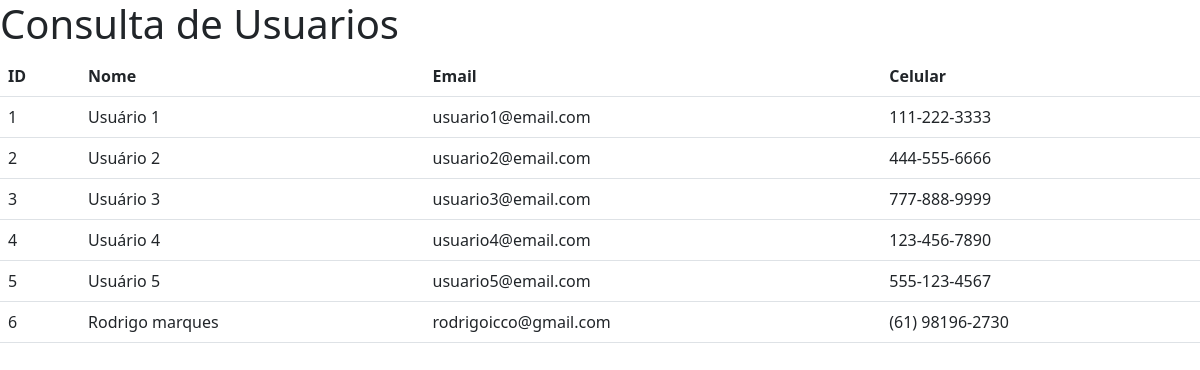
Page /consulta_motoristas.php on the committed database.
### tables this page shows
CREATE TABLE `usuarios` (
  `usuario_id` int(11) NOT NULL,
  `nome` varchar(255) NOT NULL,
  `email` varchar(255) NOT NULL,
  `celular` varchar(20) NOT NULL
);

### backend/DatabaseManager.php (called while the page is built, shortened)
<?php
class DatabaseManager
{
    public $conn;
    public function __construct()
    {
        $this->conn = new mysqli("localhost", "root", "", "eventos");
        $this->conn->set_charset("utf8");
    }
    public function listarUsuarios()
    {
        $query = "SELECT usuario_id, nome, email, celular FROM Usuarios";
        $result = $this->conn->query($query);
        $usuarios = array();
        if ($result) {
            while ($row = $result->fetch_assoc()) {
                $usuarios[] = $row;
            }
        }
        return $usuarios;
    }
}
?>

### consulta_motoristas.php (the view, shortened to what this page needs)
<?php
require_once('backend/DatabaseManager.php');
$databaseManager = new DatabaseManager();
$usuarios = $databaseManager->listarUsuarios();
?>
<!DOCTYPE html>
<html>
<head>
    <link rel="stylesheet" href="Assets/css/css@3">
    <link href="Assets/css/dist/bootstrap.min.css" rel="stylesheet">
    <link href="Assets/css/sign-in.css" rel="stylesheet">
</head>
<body>
    <h1>Consulta de Usuarios</h1>
   <table class="table">
        <thead>
            <tr>
            <th>ID</th>
                <th>Nome</th>
                <th>Email</th>
                <th>Celular</th>
            </tr>
        </thead>
        <tbody>
        <?php foreach ($usuarios as $usuario): ?>
                <tr>
                    <td><?php echo $usuario['usuario_id']; ?></td>
                    <td><?php echo $usuario['nome']; ?></td>
                    <td><?php echo $usuario['email']; ?></td>
                    <td><?php echo $usuario['celular']; ?></td>
                </tr>
            <?php endforeach; ?>
        </tbody>
    </table>
</body>
</html>

### Assets/css/sign-in.css (style rules this page uses)
html, body { height: 100%; }

### rows in the picture
usuarios: usuario_id "1", nome "Usuário 1", email "usuario1@email.com", celular "111-222-3333"
usuarios: usuario_id "2", nome "Usuário 2", email "usuario2@email.com", celular "444-555-6666"
usuarios: usuario_id "3", nome "Usuário 3", email "usuario3@email.com", celular "777-888-9999"
usuarios: usuario_id "4", nome "Usuário 4", email "usuario4@email.com", celular "123-456-7890"
usuarios: usuario_id "5", nome "Usuário 5", email "usuario5@email.com", celular "555-123-4567"
usuarios: usuario_id "6", nome "Rodrigo marques", email "rodrigoicco@gmail.com", celular "(61) 98196-2730"
